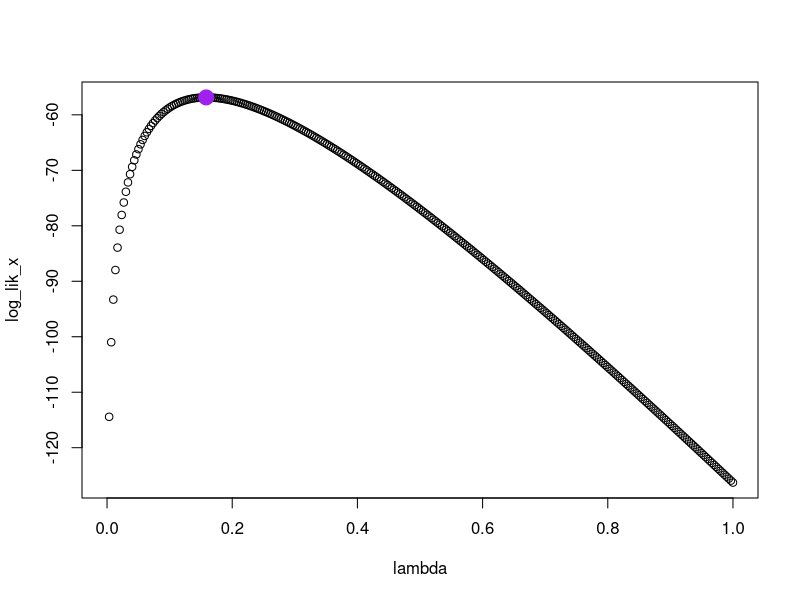

This chart was generated by the following R code:
library(ggplot2) # if needed, please type 'install.packages("ggplot2")' in your R console

#############################################################
######################   QUESTION 1    ######################
#############################################################

X <- c(0.99, 2.31, 10.85, 6.15, 10.81, 3.72, 5.75, 4.15, 9.27, 7.84, 2.31, 10.85, 6.15, 1.81, 3.72, 5.75, 10.40, 10.04, 4.15, 9.27)


########### item 3 ###########
sumX <- sum(X)
n <- length(X)
mleX <- n/sumX
mleX


########### item 4 ###########
lambda <- seq (0, 1, length.out = 300)
log_lik_x <- n * log(lambda) - lambda*sumX
plot (lambda, log_lik_x)
log_lik_max <- n * log (mleX) - mleX * sumX
points (mleX, log_lik_max, col = "purple", pch = 19 , cex = 2)

maxLik <- 20*log(mleX, base = exp(1)) - mleX*sumX
maxLik

########### item 4 ###########
expec_val <- 1/mleX
expec_val
